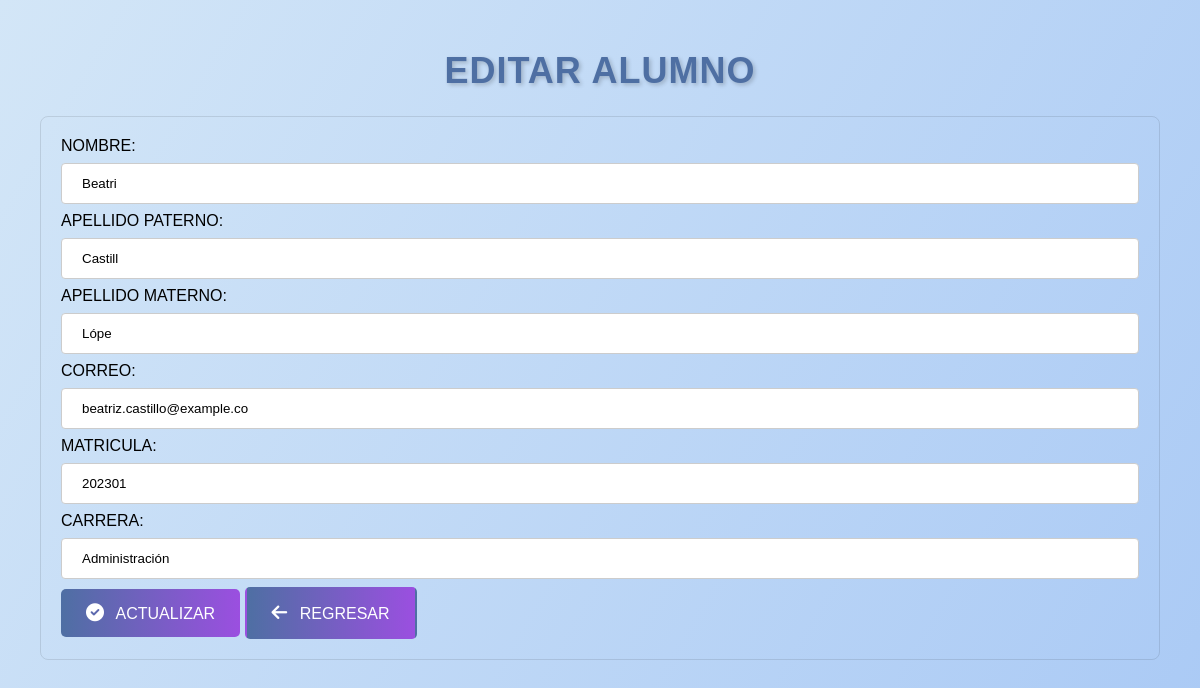
The app's page /editar.php?id=38 (signed in) with its own data.
### tables this page shows
CREATE TABLE `alumnos` (
  `id` int(11) NOT NULL,
  `nombre` varchar(100) NOT NULL,
  `apellidoP` varchar(100) NOT NULL,
  `apellidoM` varchar(100) NOT NULL,
  `correo` varchar(150) NOT NULL,
  `matricula` varchar(100) NOT NULL,
  `carrera` varchar(100) NOT NULL
);

### editar.php (the view, shortened to what this page needs)
<?php
include("conexion.php");
?>
<!DOCTYPE html>
<html lang="en">
<head>
    <link rel="stylesheet" type="text/css" href="estilos.css">
    <link href="https://cdnjs.cloudflare.com/ajax/libs/font-awesome/6.0.0-beta3/css/all.min.css" rel="stylesheet">
</head>
<body>
    <?php
        if(isset($_POST['enviar'])){
            $id = $_POST['id'];
            $nombre = $_POST['nombre'];
            $apellidoP = $_POST['apellidoP'];
            $apellidoM = $_POST['apellidoM'];
            $correo = $_POST['correo'];
            $matricula = $_POST['matricula'];
            $carrera = $_POST['carrera'];
            $sql = "UPDATE alumnos SET nombre='".$nombre."', apellidoP='".$apellidoP."', apellidoM='".$apellidoM."', correo='".$correo."', matricula='".$matricula."', carrera='".$carrera."' WHERE id='".$id."'";
            $resultado = mysqli_query($conexion, $sql);
            if($resultado){
                echo "<script languaje='JavaScript'>alert('DATOS ACTUALIZADOS'); location.assign('index.php');</script>";
            } else {
                echo "<script languaje='JavaScript'>alert('DATOS NO ACTUALIZADOS'); location.assign('index.php');</script>";
            }
            mysqli_close($conexion);
        } else {
            $id = $_GET['id'];
            $sql = "SELECT * FROM alumnos WHERE id='".$id."'";
            $resultado = mysqli_query($conexion, $sql);
            $fila = mysqli_fetch_assoc($resultado);
            $nombre = $fila["nombre"];
            $apellidoP = $fila["apellidoP"];
            $apellidoM = $fila["apellidoM"];
            $correo = $fila["correo"];
            $matricula = $fila["matricula"];
            $carrera = $fila["carrera"];
        }
    ?>
    <h1>EDITAR ALUMNO</h1>
    <form action="<?=$_SERVER['PHP_SELF']?>" method="post">
        <label>NOMBRE:</label>
        <input type="text" name="nombre" value="<?php echo $nombre;?>"> <br>
        <label>APELLIDO PATERNO:</label>
        <input type="text" name="apellidoP" value="<?php echo $apellidoP;?>"> <br>
        <label>APELLIDO MATERNO:</label>
        <input type="text" name="apellidoM" value="<?php echo $apellidoM;?>"> <br>
        <label>CORREO:</label>
        <input type="text" name="correo" value="<?php echo $correo;?>"> <br>
        <label>MATRICULA:</label>
        <input type="text" name="matricula" value="<?php echo $matricula;?>"> <br>
        <label>CARRERA:</label>
        <input type="text" name="carrera" value="<?php echo $carrera;?>"> <br>
        <button type="submit" name="enviar" class="actualizar-btn">
            <i class="fas fa-check-circle"></i> ACTUALIZAR
        </button>
        <a href="index.php" class="regresar-btn"><i class="fas fa-arrow-left"></i> REGRESAR</a>
    </form>
</body>
</html>

### estilos.css (style rules this page uses)
h1 { text-align: center; font-size: 36px; color: #4e6fa3; font-family: 'Montserrat', sans-serif; margin-top: 30px; letter-spacing: 1px; text-shadow: 2px 2px 4px rgba(0, 0, 0, 0.2); }
body { margin: 0; padding: 20px; font-family: 'Montserrat', sans-serif; background: linear-gradient(120deg, #d3e6f7, #a9c9f5); height: 100vh; }
a:link, a:visited { background: linear-gradient(to right, #4e6fa3, #9b4fe0); color: white; padding: 14px 25px; text-align: center; text-decoration: none; display: inline-block; border-radius: 5px; border: 2px solid transparent; }
h1, h2, h3, h4 { text-align: center; }
input[type=text], select { width: 100%; padding: 12px 20px; margin: 8px 0; display: inline-block; border: 1px solid #ccc; border-radius: 4px; box-sizing: border-box; }
button { background: linear-gradient(to right, #4e6fa3, #9b4fe0); color: white; padding: 14px 25px; text-align: center; text-decoration: none; display: inline-block; border-radius: 5px; border: none; cursor: pointer; font-size: 16px; }
button i { margin-right: 8px; font-size: 18px; }
.actualizar-btn { background: linear-gradient(to right, #4e6fa3, #9b4fe0); color: white; padding: 14px 25px; text-align: center; text-decoration: none; display: inline-block; border-radius: 5px; border: none; font-size: 16px; cursor: pointer; }
.actualizar-btn i { margin-right: 8px; font-size: 18px; }
.regresar-btn { background: linear-gradient(to right, #ff6b6b, #ff4f4f); color: white; padding: 10px 20px; text-align: center; text-decoration: none; display: inline-block; border-radius: 5px; border: none; font-size: 16px; cursor: pointer; }
.regresar-btn i { margin-right: 8px; font-size: 18px; }
form { margin: 20px; padding: 20px; background-color: transparent; border-radius: 8px; border: 1px solid rgba(0, 0, 0, 0.1); }

### records on screen
alumnos: nombre "Beatri", apellidoP "Castill", apellidoM "Lópe", correo "beatriz.castillo@example.co", matricula "202301", carrera "Administración"
